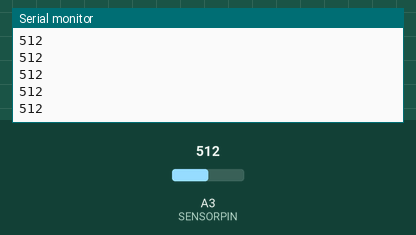
The sketch below on a simulated Arduino Uno, built with avr-gcc and run on an emulated ATmega328P. Shown: the last lines printed to the serial monitor. The test bench sets the inputs (shaded band); at power-on: A3 (SENSORPIN) = 512.

Above: at 1.2 s.
1.3 s: A3 (SENSORPIN) set to 716
At 1.31 s:
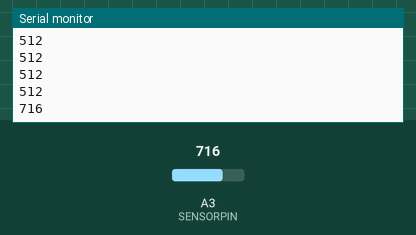
2.8 s: A3 (SENSORPIN) set to 900
At 2.82 s:
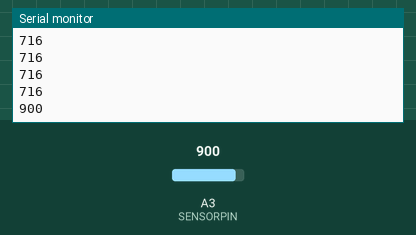
Timing chart, 0 to 5.8 s (numbered marks = the images above; inputs shaded):
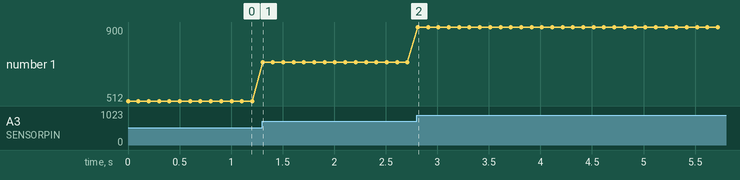

The sketch:

lab2_task1.ino
```cpp
#define SENSORPIN A3
#define L1 9
#define value int

void setup() {
  // put your setup code here, to run once:
  Serial.begin(9600);
  pinMode(SENSORPIN, INPUT);

}

void loop() {
  // put your main code here, to run repeatedly:
  static int sensor_value;
  sensor_value = analogRead(SENSORPIN);
  Serial.println(sensor_value);
  sensor_value = map(sensor_value, 20, 450, 0, 10);
  if (sensor_value <= 5){
    digitalWrite(L1, HIGH);
  }else{
    digitalWrite(L1, LOW);
  }
  delay(100);
}
```

Measured:
- after the input at 1.3 s, the serial monitor: prints a new line at once (image 1)
- after the input at 2.8 s, the serial monitor: prints a new line at once (image 2)
- plotted number 1: 512 → 716 after the input at 1.3 s, 716 → 900 after the input at 2.8 s
